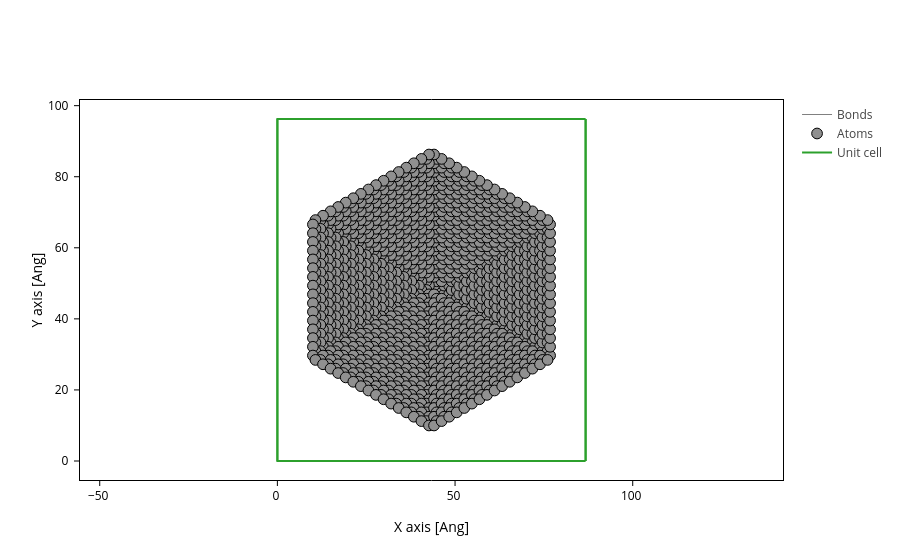

The notebook cell this image was saved under:
### Code cell
view(pristine.to.ase())
print(len(pristine))
pristine.plot(axes="xy")

### Figure 1 — Plotly figure (JSON) as saved in the notebook; plotly's stock layout.template omitted (floating-point values rounded to 4 significant figures; data arrays with more than 128 entries replaced by an {"elided": "..."} marker saying what was removed)
{"data": [{"line": {"color": "gray", "width": 1}, "meta": {}, "mode": "lines", "name": "Bonds", "opacity": 1, "type": "scatter", "x": {"elided": "47376 float values"}, "y": {"elided": "47376 float values"}}, {"marker": {"color": "#909090", "line": {"color": "black", "width": 1}, "opacity": 1, "size": 10.72}, "meta": {}, "mode": "markers", "name": "Atoms", "opacity": 1, "type": "scatter", "x": {"elided": "1536 float values"}, "y": {"elided": "1536 float values"}}, {"meta": {}, "mode": "lines", "name": "Unit cell", "type": "scatter", "x": [0.0, 0.0, 86.74, 86.74, 0.0, 0.0, NaN, 0.0, 0.0, 0.0, 86.74, 86.74, 0.0, NaN, 86.74, 86.74, NaN, 86.74, 86.74], "y": [0.0, 96.24, 96.24, 96.24, 96.24, 96.24, NaN, 96.24, 0.0, 0.0, 0.0, 0.0, 0.0, NaN, 96.24, 0.0, NaN, 96.24, 0.0]}], "layout": {"scene": {"aspectmode": "data", "xaxis": {"title": {"text": "X axis [Ang]"}}, "yaxis": {"title": {"text": "Y axis [Ang]"}}}, "xaxis": {"scaleanchor": "y", "scaleratio": 1, "title": {"text": "X axis [Ang]"}}, "yaxis": {"title": {"text": "Y axis [Ang]"}}}}
